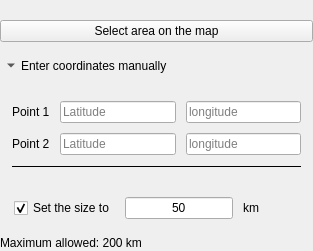
<ui version="4.0">
    <class>WizardBasicPointsMapChild</class>
    <widget class="QWidget" name="WizardBasicPointsMapChild">
        <layout class="QVBoxLayout" name="mainLayout">
            <property name="spacing">
                <number>12</number>
            </property>
            <property name="leftMargin">
                <number>0</number>
            </property>
            <property name="topMargin">
                <number>20</number>
            </property>
            <property name="rightMargin">
                <number>0</number>
            </property>
            <property name="bottomMargin">
                <number>0</number>
            </property>

            <!-- CTA -->
            <item>
                <widget class="QPushButton" name="btn_select_map">
                    <property name="minimumHeight">
                        <number>46</number>
                    </property>
                    <property name="text">
                        <string>Select area on the map</string>
                    </property>
                    <property name="cursor">
                        <cursorShape>PointingHandCursor</cursorShape>
                    </property>
                </widget>
            </item>

            <!-- Accordion header -->
            <item>
                <layout class="QHBoxLayout" name="accordionHeaderLayout">
                    <property name="spacing">
                        <number>8</number>
                    </property>
                    <property name="leftMargin">
                        <number>0</number>
                    </property>
                    <property name="topMargin">
                        <number>0</number>
                    </property>
                    <property name="rightMargin">
                        <number>0</number>
                    </property>
                    <property name="bottomMargin">
                        <number>0</number>
                    </property>

                    <item>
                        <widget class="QToolButton" name="btn_manual_toggle">
                            <property name="text">
                                <string>Enter coordinates manually</string>
                            </property>
                            <property name="toolButtonStyle">
                                <enum>Qt::ToolButtonTextBesideIcon</enum>
                            </property>
                            <property name="arrowType">
                                <enum>Qt::DownArrow</enum>
                            </property>
                            <property name="checkable">
                                <bool>true</bool>
                            </property>
                            <property name="checked">
                                <bool>false</bool>
                            </property>
                            <property name="autoRaise">
                                <bool>true</bool>
                            </property>
                            <property name="cursor">
                                <cursorShape>PointingHandCursor</cursorShape>
                            </property>
                        </widget>
                    </item>

                    <item>
                        <spacer name="spacerHeaderRight">
                            <property name="orientation">
                                <enum>Qt::Horizontal</enum>
                            </property>
                            <property name="sizeHint" stdset="0">
                                <size>
                                    <width>40</width>
                                    <height>10</height>
                                </size>
                            </property>
                        </spacer>
                    </item>
                </layout>
            </item>

            <!-- Accordion body -->
            <item>
                <widget class="QWidget" name="manual_body">
                    <layout class="QVBoxLayout" name="manualBodyLayout">
                        <property name="spacing">
                            <number>10</number>
                        </property>
                        <property name="leftMargin">
                            <number>0</number>
                        </property>
                        <property name="topMargin">
                            <number>0</number>
                        </property>
                        <property name="rightMargin">
                            <number>0</number>
                        </property>
                        <property name="bottomMargin">
                            <number>0</number>
                        </property>

                        <!-- Card panel -->
                        <item>
                            <widget class="QFrame" name="frame_points_card">
                                <property name="frameShape">
                                    <enum>QFrame::NoFrame</enum>
                                </property>
                                <layout class="QVBoxLayout" name="pointsLayout">
                                    <property name="spacing">
                                        <number>10</number>
                                    </property>
                                    <property name="leftMargin">
                                        <number>12</number>
                                    </property>
                                    <property name="topMargin">
                                        <number>12</number>
                                    </property>
                                    <property name="rightMargin">
                                        <number>12</number>
                                    </property>
                                    <property name="bottomMargin">
                                        <number>12</number>
                                    </property>

                                    <!-- Punto 1 -->
                                    <item>
                                        <layout class="QHBoxLayout">
                                            <property name="spacing">
                                                <number>10</number>
                                            </property>

                                            <item>
                                                <widget class="QLabel" name="lbl_point_1">
                                                    <property name="text">
                                                        <string>Point 1</string>
                                                    </property>
                                                </widget>
                                            </item>

                                            <item>
                                                <widget class="QLineEdit" name="txt_p1_lat">
                                                    <property name="placeholderText">
                                                        <string>Latitude</string>
                                                    </property>
                                                </widget>
                                            </item>

                                            <item>
                                                <widget class="QLineEdit" name="txt_p1_lon">
                                                    <property name="placeholderText">
                                                        <string>longitude</string>
                                                    </property>
                                                </widget>
                                            </item>
                                        </layout>
                                    </item>

                                    <!-- Punto 2 -->
                                    <item>
                                        <layout class="QHBoxLayout">
                                            <property name="spacing">
                                                <number>10</number>
                                            </property>

                                            <item>
                                                <widget class="QLabel" name="lbl_point_2">
                                                    <property name="text">
                                                        <string>Point 2</string>
                                                    </property>
                                                </widget>
                                            </item>

                                            <item>
                                                <widget class="QLineEdit" name="txt_p2_lat">
                                                    <property name="placeholderText">
                                                        <string>Latitude</string>
                                                    </property>
                                                </widget>
                                            </item>

                                            <item>
                                                <widget class="QLineEdit" name="txt_p2_lon">
                                                    <property name="placeholderText">
                                                        <string>longitude</string>
                                                    </property>
                                                </widget>
                                            </item>
                                        </layout>
                                    </item>

                                    <!-- Divider line -->
                                    <item>
                                        <widget class="QFrame" name="divider_line">
                                            <property name="frameShape">
                                                <enum>QFrame::HLine</enum>
                                            </property>
                                            <property name="frameShadow">
                                                <enum>QFrame::Plain</enum>
                                            </property>
                                        </widget>
                                    </item>
                                </layout>
                            </widget>
                        </item>
                    </layout>
                </widget>
            </item>

            <!-- Set size image -->
            <item>
                <widget class="QFrame" name="frame_size_card">
                    <property name="frameShape">
                        <enum>QFrame::NoFrame</enum>
                    </property>
                    <layout class="QHBoxLayout" name="sizeRowLayout">
                        <property name="spacing">
                            <number>10</number>
                        </property>
                        <property name="leftMargin">
                            <number>14</number>
                        </property>
                        <property name="topMargin">
                            <number>5</number>
                        </property>
                        <property name="rightMargin">
                            <number>14</number>
                        </property>
                        <property name="bottomMargin">
                            <number>5</number>
                        </property>

                        <item>
                            <widget class="QCheckBox" name="chk_size">
                                <property name="text">
                                    <string>Set the size to</string>
                                </property>
                                <property name="checked">
                                    <bool>true</bool>
                                </property>
                                <property name="cursor">
                                    <cursorShape>PointingHandCursor</cursorShape>
                                </property>
                            </widget>
                        </item>

                        <item>
                            <widget class="QLineEdit" name="txt_km">
                                <property name="text">
                                    <string>50</string>
                                </property>
                                <property name="fixedWidth">
                                    <number>64</number>
                                </property>
                                <property name="alignment">
                                    <set>Qt::AlignCenter</set>
                                </property>
                            </widget>
                        </item>

                        <item>
                            <widget class="QLabel" name="lbl_km">
                                <property name="text">
                                    <string>km</string>
                                </property>
                            </widget>
                        </item>

                        <item>
                            <spacer name="spacerSizeRight">
                                <property name="orientation">
                                    <enum>Qt::Horizontal</enum>
                                </property>
                                <property name="sizeHint" stdset="0">
                                    <size>
                                        <width>40</width>
                                        <height>10</height>
                                    </size>
                                </property>
                            </spacer>
                        </item>
                    </layout>
                </widget>
            </item>
            <item>
                <widget class="QLabel" name="lbl_km_hint">
                    <property name="text">
                        <string>Maximum allowed: 200 km</string>
                    </property>
                </widget>
            </item>
            <item>
                <spacer name="spacerPushUp">
                    <property name="orientation">
                        <enum>Qt::Vertical</enum>
                    </property>
                    <property name="sizeHint" stdset="0">
                        <size>
                            <width>20</width>
                            <height>1</height>
                        </size>
                    </property>
                </spacer>
            </item>

        </layout>
    </widget>
    <resources />
    <connections />
</ui>
